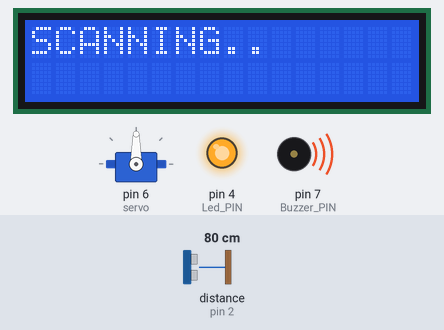
Bench run of a sketch on a simulated Arduino Uno, built with avr-gcc and run on an emulated ATmega328P. Shown: servo, 16×2 character LCD, output pins drawn as LEDs (lit = HIGH), buzzer (waves = sounding, pin HIGH). Wiring (inferred from the names in the program): ultrasonic range finder: trigger pin 3; echo pin 2. The inputs (shaded band) are chosen by the test bench; at power-on: distance to the obstacle (sensor on pin 2) 80 cm. The echo pulse lasts 58.3 µs per cm; pins used as bus, display or sensor lines are not drawn.

Above: at 6.3 s.
6.4 s: distance to the obstacle (sensor on pin 2) set to 2 cm
At 7.3 s:
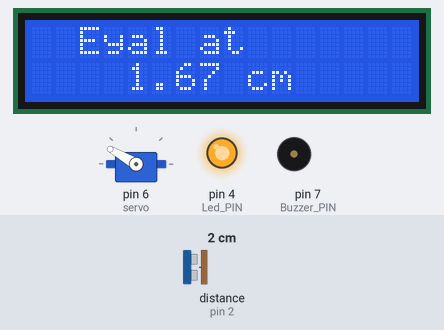
9.4 s: distance to the obstacle (sensor on pin 2) set to 18 cm
At 9.8 s:
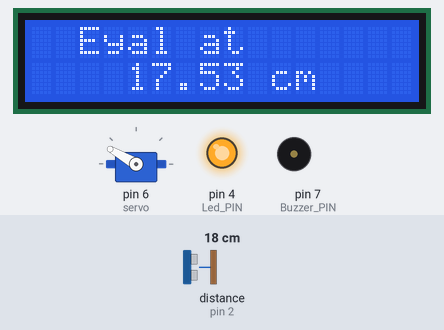
12.4 s: distance to the obstacle (sensor on pin 2) set to 4 cm
At 13.1 s:
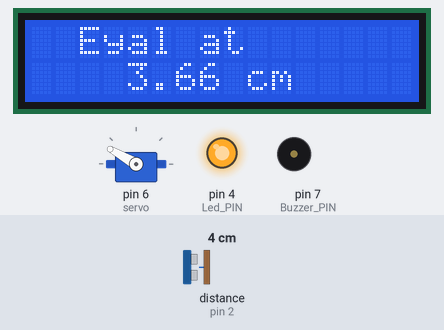
15.4 s: distance to the obstacle (sensor on pin 2) set to 9 cm
At 15.9 s:
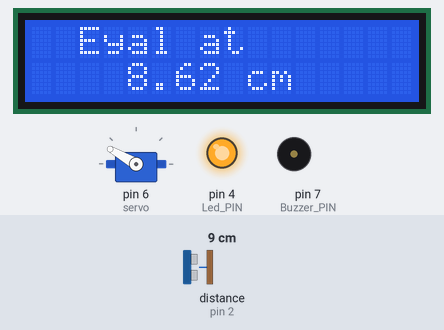
18.4 s: distance to the obstacle (sensor on pin 2) set to 35 cm
At 19.0 s:
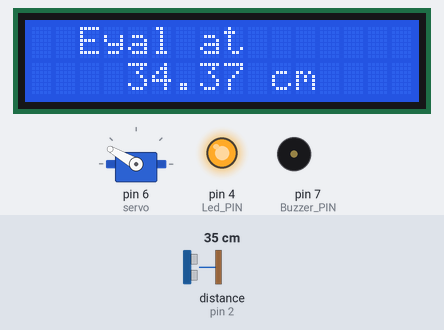
21.4 s: distance to the obstacle (sensor on pin 2) set to 60 cm
At 21.7 s:
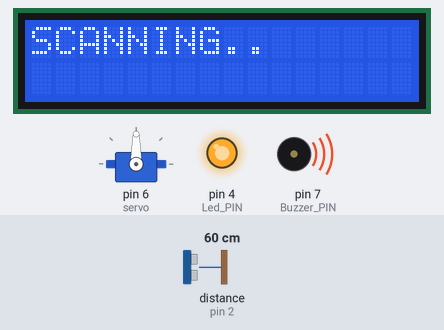
Timing chart, 0 to 24.4 s (numbered marks = the images above; inputs shaded):
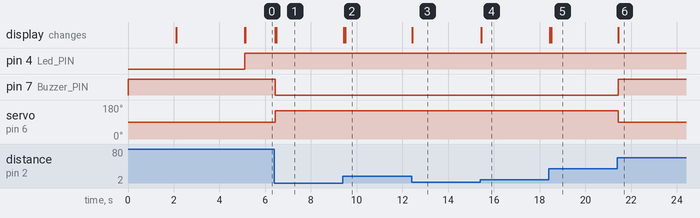

Measured:
- after the input at 6.4 s, pin 7 (Buzzer_PIN): HIGH → LOW at once; servo on pin 6 (servo): 90° → 150° at once; the display: first changes at once (image 1 shows a later state)
- after the input at 9.4 s, the display: changes at once (image 2)
- after the input at 12.4 s, the display: changes at once (image 3)
- after the input at 15.4 s, the display: changes at once (image 4)
- after the input at 18.4 s, the display: changes at once (image 5)
- after the input at 21.4 s, pin 7 (Buzzer_PIN): LOW → HIGH at once; servo on pin 6 (servo): 150° → 90° at once; the display: changes at once (image 6)

The sketch:

_________________.ino
```cpp
// C++ code
//libraries
#include <Servo.h> //servo library
#include <Wire.h>//LCD library
#include <LiquidCrystal_I2C.h>
LiquidCrystal_I2C lcd(0x27, 16, 2);

// define pins
#define Echo_PIN 2 //echo
#define Trig_PIN 3 //trig
#define Led_PIN 4//led
#define RST_PIN 6 //reset servo
#define Buzzer_PIN 7 //buzeer

//define variables
const int scan_Distance = 100;//distance which the sensor sholud scan
int max_dist = 50; //distance which the sensor sholud detect
Servo servo;
int speed = 0;
float duration;//time taken by the pulse to return back
float distance;//oneway distance travel by the pulse


void setup()
{
  //define I/O
  servo.attach(6);
  pinMode(Led_PIN, OUTPUT);
  pinMode(Trig_PIN, OUTPUT);
  pinMode(Echo_PIN, INPUT);
  pinMode(Buzzer_PIN, OUTPUT);

  digitalWrite(Buzzer_PIN, HIGH);
  lcd.init();//turn on the lcd
  Serial.begin(9600);
  lcd.backlight();
  lcd.setCursor(0,0);
  lcd.print("    GROUP 4");
  delay(2000);
  lcd.clear();
  lcd.print(" Made With Love");
  lcd.setCursor(0,1);
  lcd.print("   To Eyal <3");
  delay(3000);
  lcd.clear();
  servo.write(90);

}

void loop()
{
  ultrasonic_scanning();
  scanning_on_off();

  if (distance <= max_dist){//activate alaram and servo only if the distance is smaller than 50 cm
    objects_detected();
  }
  else{
    digitalWrite(Buzzer_PIN, HIGH);// turn off buzzer
  }
  set_servo();
}

void scanning_on_off()// scans if doesnt detect object in max dist
{
  digitalWrite(Led_PIN, HIGH);
  if(distance > max_dist){
  servo.write(90);
  lcd.backlight();//turn on the lcd
  lcd.clear();
  lcd.setCursor(0,0);
  lcd.print("SCANNING..");
  }
}

void ultrasonic_scanning()// ultrasonic start scanning
{
    digitalWrite(Trig_PIN, LOW);
    delayMicroseconds(2);

    digitalWrite(Trig_PIN, HIGH);
    delayMicroseconds(10);
    digitalWrite(Trig_PIN, LOW);

    duration = pulseIn(Echo_PIN, HIGH);
    distance = (duration*(0.034))/2;// calculate the distance by the time takes the pulse to return
}

void objects_detected()//if an object is detected by the ultrasonic sensor write to lcd
  {
    lcd.clear();
    lcd.setCursor(0, 0);
    lcd.print("  Eyal at ");
    lcd.setCursor(0, 1);
    lcd.print("    ");
    lcd.print(distance);
    lcd.print(" cm");
    if (distance <= max_dist){// if doesnt detect an object
      digitalWrite(Buzzer_PIN, LOW);//turn on buzzer!! (although it doesnt seems like it)
    }

  }

void set_servo()// servo will start or stop running
{
  if(distance>max_dist){
 	 speed = 90;
  }
  else{
  	speed = 150;
  }
  servo.write(speed);
}


                     
```
